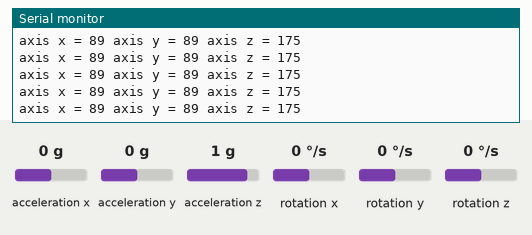
This sketch was run on a simulated Arduino Uno, built with avr-gcc and run on an emulated ATmega328P. Shown: the last lines printed to the serial monitor. The inputs (shaded band) are chosen by the test bench; at power-on: acceleration x 0 g, acceleration y 0 g, acceleration z 1 g, rotation x 0 °/s, rotation y 0 °/s, rotation z 0 °/s.

Above: at 1.2 s.
1.3 s: acceleration x set to -1.4 g
At 1.37 s:
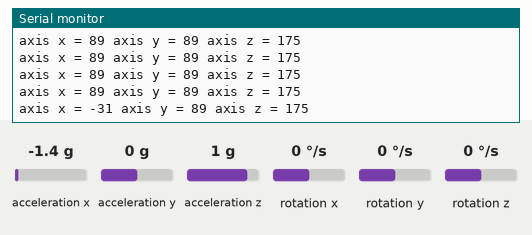
4.3 s: acceleration y set to -1.4 g
At 4.3 s:
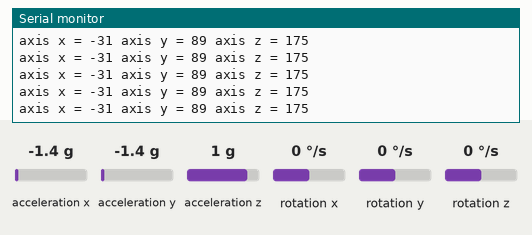
5.8 s: acceleration z set to -1.4 g
At 5.87 s:
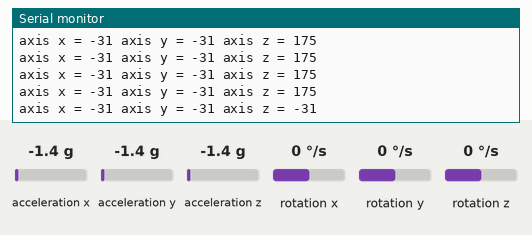

The sketch:

MPU6050_uno_r3.ino
```cpp
#include "I2Cdev.h"
#include "MPU6050_6Axis_MotionApps20.h"
#include "Wire.h"
MPU6050 mpu;
int16_t ax, ay, az;
int16_t gx, gy, gz;
int valx , valy , valz;
char rd;
int prevVal;
int pin11 = 11 , pin10 = 10 ;
int val1 , val2 ;
int valgy1 = 0 , valgy2 = 0;
void setup()
{
  Wire.begin();
  Serial.begin(38400);
  Serial.println("Initialize MPU");
  mpu.initialize();
  Serial.println(mpu.testConnection() ? "Connected" : "Connection failed");
}
void loop()
{
  mpu.getMotion6(&ax, &ay, &az, &gx, &gy, &gz);
  valx = map(ax, -17000, 17000, 0, 179);
  valy = map(ay, -17000, 17000, 0, 179);
  valz = map(az, -17000, 17000, 0, 179);
  Serial.print("axis x = ") ;
  Serial.print(valx) ;
  Serial.print(" axis y = ") ;
  Serial.print(valy) ;
  Serial.print(" axis z = ") ;
  Serial.println(valz) ;

  delay(100);
}
```

Measured:
- after the input at 1.3 s, the serial monitor: prints a new line after 0.07 s (image 1)
- after the input at 5.8 s, the serial monitor: prints a new line after 0.07 s (image 3)
